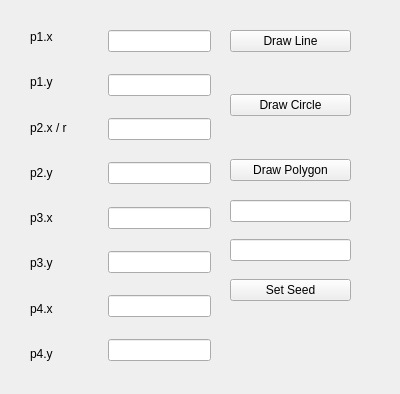
<?xml version="1.0" encoding="UTF-8"?>
<ui version="4.0">
 <class>ShapeSetWin</class>
 <widget class="QWidget" name="ShapeSetWin">
  <property name="geometry">
   <rect>
    <x>0</x>
    <y>0</y>
    <width>400</width>
    <height>394</height>
   </rect>
  </property>
  <property name="windowTitle">
   <string>SetShape</string>
  </property>
  <widget class="QWidget" name="layoutWidget">
   <property name="geometry">
    <rect>
     <x>30</x>
     <y>30</y>
     <width>181</width>
     <height>331</height>
    </rect>
   </property>
   <layout class="QHBoxLayout" name="horizontalLayout">
    <item>
     <layout class="QVBoxLayout" name="verticalLayout">
      <item>
       <widget class="QLabel" name="label">
        <property name="text">
         <string>p1.x</string>
        </property>
       </widget>
      </item>
      <item>
       <spacer name="verticalSpacer">
        <property name="orientation">
         <enum>Qt::Vertical</enum>
        </property>
        <property name="sizeHint" stdset="0">
         <size>
          <width>20</width>
          <height>40</height>
         </size>
        </property>
       </spacer>
      </item>
      <item>
       <widget class="QLabel" name="label_2">
        <property name="text">
         <string>p1.y</string>
        </property>
       </widget>
      </item>
      <item>
       <spacer name="verticalSpacer_2">
        <property name="orientation">
         <enum>Qt::Vertical</enum>
        </property>
        <property name="sizeHint" stdset="0">
         <size>
          <width>20</width>
          <height>40</height>
         </size>
        </property>
       </spacer>
      </item>
      <item>
       <widget class="QLabel" name="label_3">
        <property name="text">
         <string>p2.x / r</string>
        </property>
       </widget>
      </item>
      <item>
       <spacer name="verticalSpacer_3">
        <property name="orientation">
         <enum>Qt::Vertical</enum>
        </property>
        <property name="sizeHint" stdset="0">
         <size>
          <width>20</width>
          <height>40</height>
         </size>
        </property>
       </spacer>
      </item>
      <item>
       <widget class="QLabel" name="label_4">
        <property name="text">
         <string>p2.y</string>
        </property>
       </widget>
      </item>
      <item>
       <spacer name="verticalSpacer_4">
        <property name="orientation">
         <enum>Qt::Vertical</enum>
        </property>
        <property name="sizeHint" stdset="0">
         <size>
          <width>20</width>
          <height>40</height>
         </size>
        </property>
       </spacer>
      </item>
      <item>
       <widget class="QLabel" name="label_5">
        <property name="text">
         <string>p3.x</string>
        </property>
       </widget>
      </item>
      <item>
       <spacer name="verticalSpacer_5">
        <property name="orientation">
         <enum>Qt::Vertical</enum>
        </property>
        <property name="sizeHint" stdset="0">
         <size>
          <width>20</width>
          <height>40</height>
         </size>
        </property>
       </spacer>
      </item>
      <item>
       <widget class="QLabel" name="label_6">
        <property name="text">
         <string>p3.y</string>
        </property>
       </widget>
      </item>
      <item>
       <spacer name="verticalSpacer_6">
        <property name="orientation">
         <enum>Qt::Vertical</enum>
        </property>
        <property name="sizeHint" stdset="0">
         <size>
          <width>20</width>
          <height>40</height>
         </size>
        </property>
       </spacer>
      </item>
      <item>
       <widget class="QLabel" name="label_7">
        <property name="text">
         <string>p4.x</string>
        </property>
       </widget>
      </item>
      <item>
       <spacer name="verticalSpacer_7">
        <property name="orientation">
         <enum>Qt::Vertical</enum>
        </property>
        <property name="sizeHint" stdset="0">
         <size>
          <width>20</width>
          <height>40</height>
         </size>
        </property>
       </spacer>
      </item>
      <item>
       <widget class="QLabel" name="label_8">
        <property name="text">
         <string>p4.y</string>
        </property>
       </widget>
      </item>
     </layout>
    </item>
    <item>
     <spacer name="horizontalSpacer">
      <property name="orientation">
       <enum>Qt::Horizontal</enum>
      </property>
      <property name="sizeHint" stdset="0">
       <size>
        <width>40</width>
        <height>20</height>
       </size>
      </property>
     </spacer>
    </item>
    <item>
     <layout class="QVBoxLayout" name="verticalLayout_2">
      <item>
       <widget class="QLineEdit" name="leP1X"/>
      </item>
      <item>
       <spacer name="verticalSpacer_8">
        <property name="orientation">
         <enum>Qt::Vertical</enum>
        </property>
        <property name="sizeHint" stdset="0">
         <size>
          <width>20</width>
          <height>40</height>
         </size>
        </property>
       </spacer>
      </item>
      <item>
       <widget class="QLineEdit" name="leP1Y"/>
      </item>
      <item>
       <spacer name="verticalSpacer_9">
        <property name="orientation">
         <enum>Qt::Vertical</enum>
        </property>
        <property name="sizeHint" stdset="0">
         <size>
          <width>20</width>
          <height>40</height>
         </size>
        </property>
       </spacer>
      </item>
      <item>
       <widget class="QLineEdit" name="leP2X"/>
      </item>
      <item>
       <spacer name="verticalSpacer_10">
        <property name="orientation">
         <enum>Qt::Vertical</enum>
        </property>
        <property name="sizeHint" stdset="0">
         <size>
          <width>20</width>
          <height>40</height>
         </size>
        </property>
       </spacer>
      </item>
      <item>
       <widget class="QLineEdit" name="leP2Y"/>
      </item>
      <item>
       <spacer name="verticalSpacer_11">
        <property name="orientation">
         <enum>Qt::Vertical</enum>
        </property>
        <property name="sizeHint" stdset="0">
         <size>
          <width>20</width>
          <height>40</height>
         </size>
        </property>
       </spacer>
      </item>
      <item>
       <widget class="QLineEdit" name="leP3X"/>
      </item>
      <item>
       <spacer name="verticalSpacer_12">
        <property name="orientation">
         <enum>Qt::Vertical</enum>
        </property>
        <property name="sizeHint" stdset="0">
         <size>
          <width>20</width>
          <height>40</height>
         </size>
        </property>
       </spacer>
      </item>
      <item>
       <widget class="QLineEdit" name="leP3Y"/>
      </item>
      <item>
       <spacer name="verticalSpacer_13">
        <property name="orientation">
         <enum>Qt::Vertical</enum>
        </property>
        <property name="sizeHint" stdset="0">
         <size>
          <width>20</width>
          <height>40</height>
         </size>
        </property>
       </spacer>
      </item>
      <item>
       <widget class="QLineEdit" name="leP4X"/>
      </item>
      <item>
       <spacer name="verticalSpacer_14">
        <property name="orientation">
         <enum>Qt::Vertical</enum>
        </property>
        <property name="sizeHint" stdset="0">
         <size>
          <width>20</width>
          <height>40</height>
         </size>
        </property>
       </spacer>
      </item>
      <item>
       <widget class="QLineEdit" name="leP4Y"/>
      </item>
     </layout>
    </item>
   </layout>
  </widget>
  <widget class="QWidget" name="layoutWidget">
   <property name="geometry">
    <rect>
     <x>230</x>
     <y>30</y>
     <width>121</width>
     <height>151</height>
    </rect>
   </property>
   <layout class="QVBoxLayout" name="verticalLayout_3">
    <item>
     <widget class="QPushButton" name="pbLine">
      <property name="text">
       <string>Draw Line</string>
      </property>
     </widget>
    </item>
    <item>
     <spacer name="verticalSpacer_15">
      <property name="orientation">
       <enum>Qt::Vertical</enum>
      </property>
      <property name="sizeHint" stdset="0">
       <size>
        <width>20</width>
        <height>40</height>
       </size>
      </property>
     </spacer>
    </item>
    <item>
     <widget class="QPushButton" name="pbCircle">
      <property name="text">
       <string>Draw Circle</string>
      </property>
     </widget>
    </item>
    <item>
     <spacer name="verticalSpacer_16">
      <property name="orientation">
       <enum>Qt::Vertical</enum>
      </property>
      <property name="sizeHint" stdset="0">
       <size>
        <width>20</width>
        <height>40</height>
       </size>
      </property>
     </spacer>
    </item>
    <item>
     <widget class="QPushButton" name="pbPoly">
      <property name="text">
       <string>Draw Polygon</string>
      </property>
     </widget>
    </item>
   </layout>
  </widget>
  <widget class="QWidget" name="">
   <property name="geometry">
    <rect>
     <x>230</x>
     <y>200</y>
     <width>121</width>
     <height>101</height>
    </rect>
   </property>
   <layout class="QVBoxLayout" name="verticalLayout_4">
    <item>
     <widget class="QLineEdit" name="leP5X"/>
    </item>
    <item>
     <spacer name="verticalSpacer_17">
      <property name="orientation">
       <enum>Qt::Vertical</enum>
      </property>
      <property name="sizeHint" stdset="0">
       <size>
        <width>20</width>
        <height>40</height>
       </size>
      </property>
     </spacer>
    </item>
    <item>
     <widget class="QLineEdit" name="leP5Y"/>
    </item>
    <item>
     <spacer name="verticalSpacer_18">
      <property name="orientation">
       <enum>Qt::Vertical</enum>
      </property>
      <property name="sizeHint" stdset="0">
       <size>
        <width>20</width>
        <height>40</height>
       </size>
      </property>
     </spacer>
    </item>
    <item>
     <widget class="QPushButton" name="pbSeed">
      <property name="text">
       <string>Set Seed</string>
      </property>
     </widget>
    </item>
   </layout>
  </widget>
 </widget>
 <resources/>
 <connections/>
</ui>
